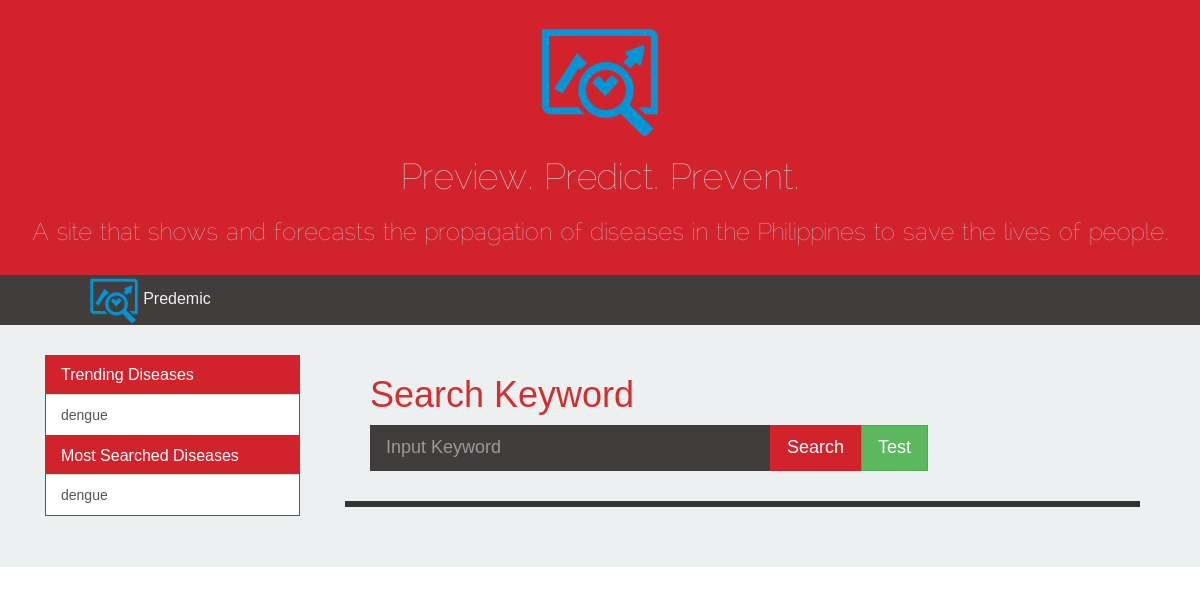
Before: /homepage/ with the older database file.
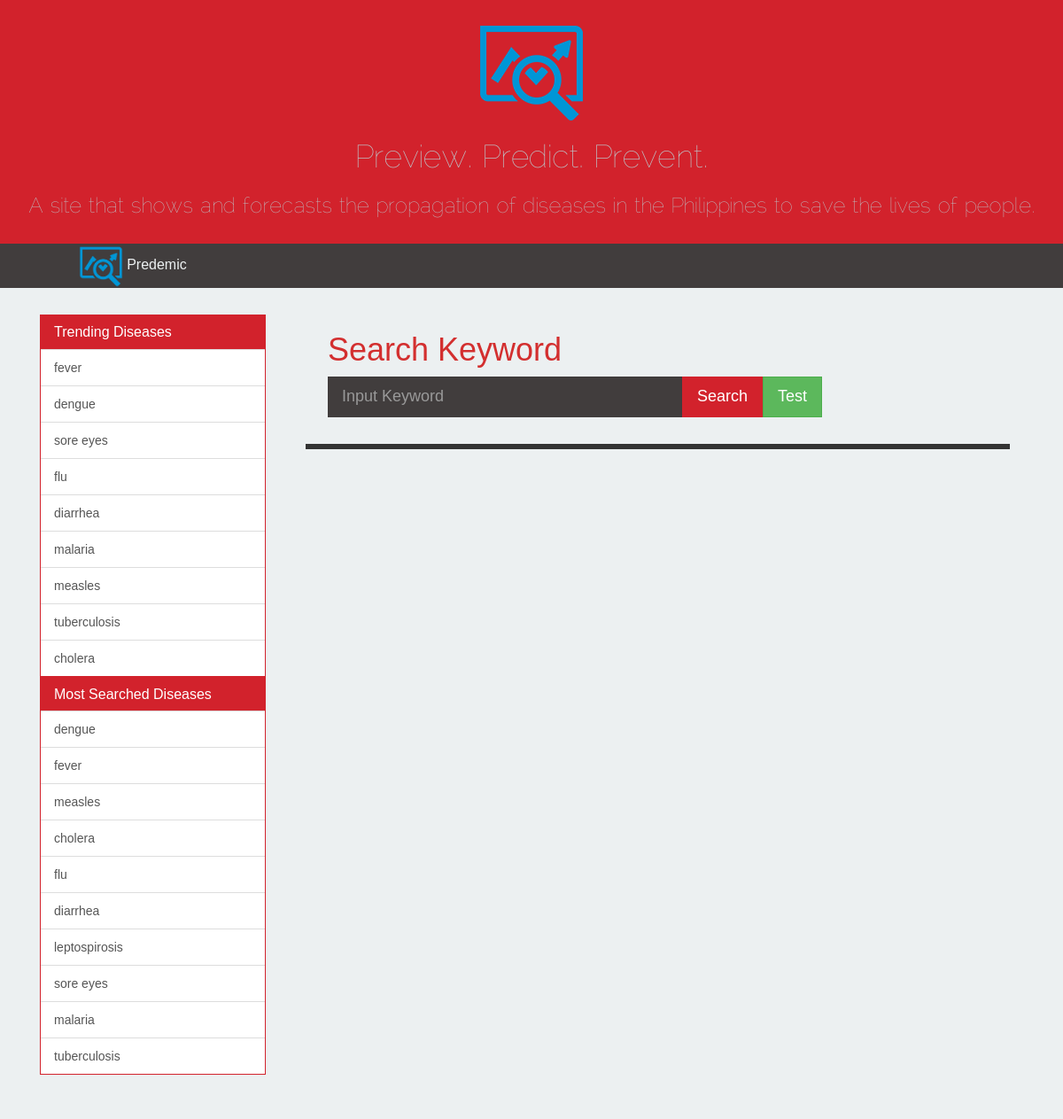
After: the same page with the newer database file.
### homepage/models.py (models this page shows, shortened)
class Keyword(models.Model):
	word = models.CharField(max_length=128, primary_key=True)
	date = models.DateTimeField()
	searchFrequency = models.PositiveSmallIntegerField(default=1)

### homepage/views.py (the view)
def index(request):
	topSearch = view_most_searched()
	trending = view_trending()
	context_dict = {'topSearch': topSearch, 'trending': trending}
	return render(request, 'homepage/index.html', context_dict)

### homepage/views.py (called while the page is built)
def view_most_searched():
	k = Keyword.objects.order_by('-searchFrequency')[:10]
	return k

def view_trending():
	t = Tweet.objects.values('keyword').order_by('-keyword__count').annotate(Count('keyword'))[:10]
	return t

### templates/homepage/index.html (shortened to what this page needs)
{% extends 'base.html' %}
{% load static %}
{% block side_block %}
    <div class="panel-group" id="trending-div">
        <div class="panel panel-primary panel-primary-custom">
            <div class="panel-heading panel-heading-custom">
                <h4 class="panel-title">
                    <a class="accordion-toggle" data-toggle="collapse" data-parent="#trending-div" href="#trending-div-list">Trending Diseases</a>
                </h4>
            </div>
            <div class="panel-collapse collapse in" id="trending-div-list">
                <div class="list-group">
                    {% if trending %}
                        {% for item in trending %}
                            <a href="#" class="list-group-item">{{ item.keyword }} </a>
                        {% endfor %}
                        {% else %}
                            <strong>Nothing to display.</strong>
                    {% endif %}
                </div>
            </div>
        </div>
    </div>
    <div class="panel-group" id="mostsearched-div">
        <div class="panel panel-primary panel-primary-custom">
            <div class="panel-heading panel-heading-custom">
                <h4 class="panel-title">
                    <a class="accordion-toggle" data-toggle="collapse" data-parent="#mostsearched-div" href="#mostsearched-div-list">Most Searched Diseases</a>
                </h4>
            </div>
            <div class="panel-collapse collapse in" id="mostsearched-div-list">
                <div class="list-group">
                    {% if topSearch %}
                        {% for item in topSearch %}
                            <a href="#" class="list-group-item">{{ item.word }} </a>
                        {% endfor %}
                    {% else %}
                        <strong>Nothing to display</strong>
                    {% endif %}
                </div>
            </div>
        </div>
    </div>
{% endblock %}
{% block search_block %}
    <div id="search-div">
        <h1>Search Keyword</h1>
        <input class="form-control input-lg" id="search-field" type="text" placeholder="Input Keyword"/>
        <button id="search-button" class="btn btn-success btn-lg">Search</button>
        <button id="test-button" class="btn btn-success btn-lg"> Test </button>
    </div>
{% endblock %}
{% block geomap_block %}
    <div class="map-class">
        <div id="map-canvas">
        </div>
    </div>
{% endblock %}

### templates/base.html (shortened to what this page needs)
<!DOCTYPE html>
{% load static %}
<html>
<head>
	<link href="{% static "css/bootstrap.min.css" %}" rel="stylesheet">
	<link href="{% static "css/bootstrap-flat.min.css" %}" rel="stylesheet">
	<link href="{% static "css/homepage.css" %}" rel="stylesheet">
</head>
<body>
    <div class="container-fluid">
        <div id="top-banner" class="row text-center">
            <img src="{% static "images/logo.png" %}"/>
            <h1>Preview. Predict. Prevent.</h1>
            <h3>A site that shows and forecasts the propagation of diseases in the Philippines to save the lives of people.<h3>
        </div>
        <div id="nav-div" class="row">
            <div class="col-md-3 text-center">
                <img src="{% static "images/logo.png" %}"width=50px height=50px />
                <span id="site-title">Predemic</span>
            </div>
        </div>
    	<div id="body-main" class="row">
    		<div class="col-md-3">
    			{% block side_block %} {% endblock %}
    		</div>
			<div class="col-md-9">
                <div id="search-div" class="row">
                    {% block search_block %}{% endblock %}
                </div>
                <div id="geomap-div" class="row">
                    {% block geomap_block %}{% endblock %}
                </div>
			</div>
    	</div>
</body>
</html>

### static/css/homepage.css (style rules this page uses)
body > .container-fluid { width: 100%; top: 10%; }
#top-banner { padding: 20px 20px; height: 275px; background-color: #d2222c; color: #BDC3C7; font-family: myFirstFont; }
#nav-div { height: 50px; background-color: #413d3d; }
#site-title { font-size: 16px; color: #ECF0F1; }
#body-main { padding: 30px 30px; background-color: #ECF0F1; }
body { font-family: sans-serif; }
#search-field { width: 50%; float: left; }
#search-button { float: left; }
#search-div { margin-left: 20px; }
.panel-primary-custom { border-color: #d2222c; }
.panel-primary > .panel-heading-custom { background: #d2222c; border-color: #d2222c; }
#mostsearched-div { margin-top: -20px; }
#map-canvas { margin: 30px 30px; border-style: solid; }
#search-div h1 { color: #d32f2f; }
#search-button { background-color: #d2222c; border-color: #d2222c; }
#search-field { background-color: #413d3d; color: #f5f5f5; border-style: none; }

Changed rows visible on the page:
added Keyword: word "fever"
added Keyword: word "measles"
added Keyword: word "cholera"
added Keyword: word "flu"
added Keyword: word "diarrhea"
added Keyword: word "leptospirosis"
added Keyword: word "sore eyes"
added Keyword: word "malaria"
added Keyword: word "tuberculosis"
Other visible differences:
new list line: "fever"
new list line: "sore eyes"
new list line: "flu"
new list line: "diarrhea"
new list line: "malaria"
new list line: "measles"
new list line: "tuberculosis"
new list line: "cholera"
